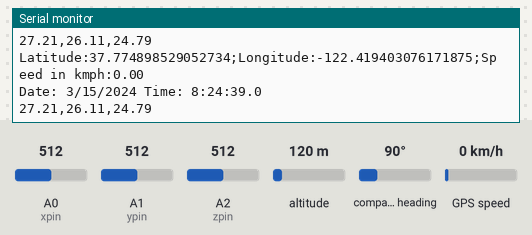
A sketch run on a simulated Arduino Uno, built with avr-gcc and run on an emulated ATmega328P. Shown: the last lines printed to the serial monitor. The inputs (shaded band) are chosen by the test bench; at power-on: A1 (ypin) = 512, A2 (zpin) = 512, A0 (xpin) = 512, altitude 120 m, compass heading 90°, GPS speed 0 km/h. Storage starts empty; the GPS gets a fix after 3 s at 37.7749, -122.4194 with 8 satellites.

Above: at 10.0 s.
10.1 s: A1 (ypin) set to 415
At 10.9 s:
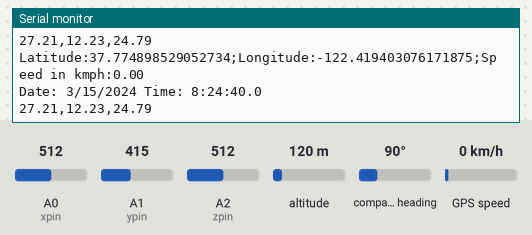
14.1 s: A1 (ypin) set to 387
At 14.9 s:
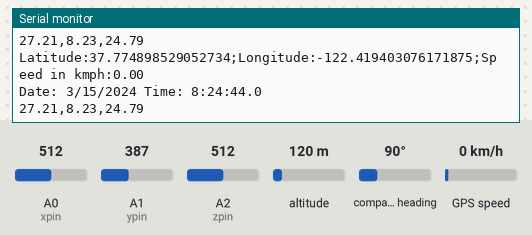
18.1 s: A2 (zpin) set to 281
At 18.9 s:
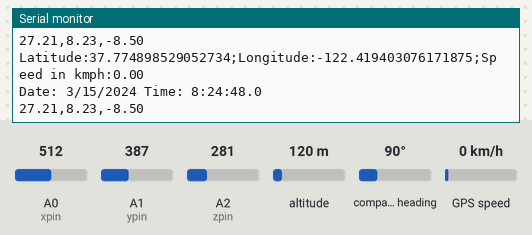
22.1 s: A2 (zpin) set to 259
At 22.9 s:
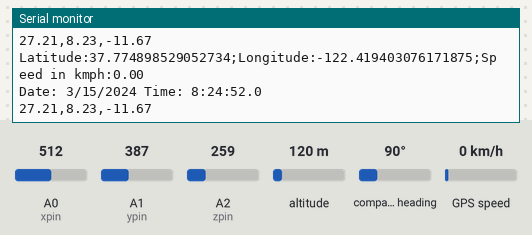
Timing chart, 0 to 25.1 s (numbered marks = the images above; inputs shaded):
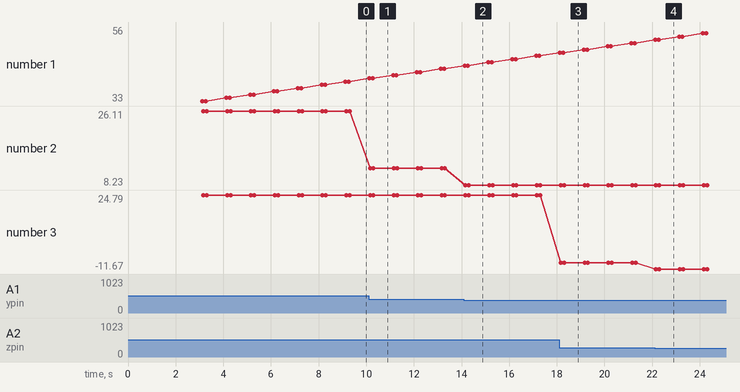

The sketch:

accel_gps_sd.ino
```cpp
#include <SoftwareSerial.h>
#include <SPI.h>
#include <SD.h>
#include <TinyGPS.h>


const int xpin = A0;
const int ypin = A1;
const int zpin = A2;


File myFile,speedd,latt,lonn,accel_x,accel_y,accel_z;

float lat = 28.5458,lon = 77.1703; // create variable for latitude and longitude object
int year;
byte month, day, hour, minute, second, hundredths;
unsigned long chars;
unsigned short sentences, failed_checksum;

TinyGPS gps; // create gps object

//Create software serial object to communicate with GPS
SoftwareSerial gpsSerial(8, 3);

void setup() {
  //Begin serial comunication with Arduino and Arduino IDE (Serial Monitor)
  Serial.begin(9600);
  while(!Serial);

  //Being serial communication witj Arduino and GPS Module //Important rate must be 9600
  gpsSerial.begin(9600);
  delay(1000);

  Serial.println("GPS Setup Complete!");

  Serial.print("Initializing SD card...");

  if (!SD.begin(4)) {
    Serial.println("initialization failed!");
    return;
  }
  Serial.println("initialization done.");
}

void loop() {
  //Read SIM800 output (if available) and print it in Arduino IDE Serial Monitor
  if(gpsSerial.available()){

//    Serial.write(gps.read());

    if(gps.encode(gpsSerial.read())){


      gps.f_get_position(&lat,&lon);
      Serial.print("Latitude:");
      Serial.print(lat,15);
      Serial.print(";");
      Serial.print("Longitude:");
      Serial.print(lon,15);
      Serial.print(";");
      Serial.print("Speed in kmph:");
      Serial.println(gps.f_speed_kmph());
      gps.crack_datetime(&year,&month,&day,&hour,&minute,&second,&hundredths);
      Serial.print("Date: ");
      Serial.print(month, DEC);
      Serial.print("/");
      Serial.print(day, DEC);
      Serial.print("/");
      Serial.print(year);
      Serial.print(" Time: ");
      Serial.print(hour-2, DEC);
      Serial.print(":");
      Serial.print(minute, DEC);
      Serial.print(":");
      Serial.print(second, DEC);
      Serial.print(".");
      Serial.println(hundredths, DEC);
//      }


//    if (myFile) {
//    Serial.print("Writing to test.txt...");
//    myFile.print(gps.read());

      speedd = SD.open("speed3.txt", FILE_WRITE);
      speedd.println(gps.f_speed_kmph());
      speedd.close();

      lonn = SD.open("lon3.txt", FILE_WRITE);

      lonn.println(lon,15);
      lonn.close();

      latt = SD.open("lat3.txt", FILE_WRITE);
      latt.println(lat,15);
      latt.close();


      myFile = SD.open("time.txt", FILE_WRITE);
      myFile.print(hour-2, DEC);
      myFile.print(":");
      myFile.print(minute, DEC);
      myFile.print(":");
      myFile.println(second, DEC);
//    // close the file:
    myFile.close();

      int x = analogRead(xpin);
  int y = analogRead(ypin);
  int z = analogRead(zpin);

  float zero_G = 512.0;

  float scale = 102.4;

  accel_x = SD.open("accel_x.txt", FILE_WRITE);
  Serial.print(((float)x - 331.5)/65*9.8);
  accel_x.println(((float)x - 331.5)/65*9.8);
  accel_x.close();
  Serial.print(",");
  accel_y = SD.open("accel_y.txt", FILE_WRITE);
  Serial.print(((float)y - 329.5)/68.5*9.8);
  accel_y.print(((float)y - 329.5)/68.5*9.8);
  accel_y.close();
  Serial.print(",");
  accel_z = SD.open("accel_z.txt", FILE_WRITE);
  Serial.println(((float)z - 340)/68*9.8);
  accel_z.println(((float)z - 340)/68*9.8);
  accel_z.close();

//    Serial.println("done.");
//  } else {
//    // if the file didn't open, print an error:
//    Serial.println("error opening test.txt");
  }

  }
  //Read Arduino IDE Serial Monitor inputs (if available) and send them to SIM800
}
```

Measured:
- after the input at 10.1 s, the serial monitor: prints a new line after 0.06 s (image 1)
- after the input at 14.1 s, the serial monitor: prints a new line after 0.06 s (image 2)
- after the input at 18.1 s, the serial monitor: prints a new line after 0.06 s (image 3)
- after the input at 22.1 s, the serial monitor: prints a new line after 0.06 s (image 4)
- plotted number 2: 26.11 → 12.23 after the input at 10.1 s, 12.23 → 8.23 after the input at 14.1 s
- plotted number 3: 24.79 → -8.5 after the input at 18.1 s, -8.5 → -11.67 after the input at 22.1 s
